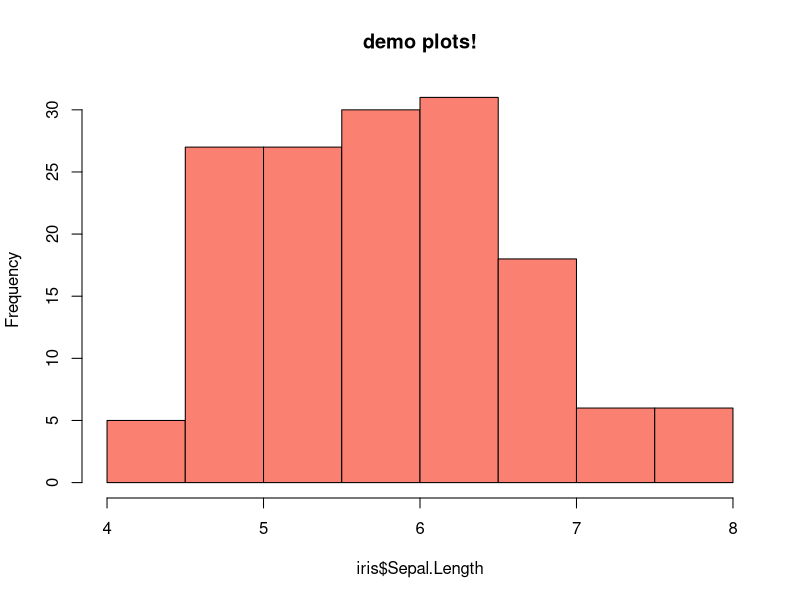

This figure's R source:

head(iris)

hist(iris$Sepal.Length, main='demo plots!', col='salmon')

just_one_species = iris$Sepal.Length[iris$Species == 'setosa']
just_one_species

t.test(just_one_species, mu=10, alternative="less")

x = 1738

?plot
